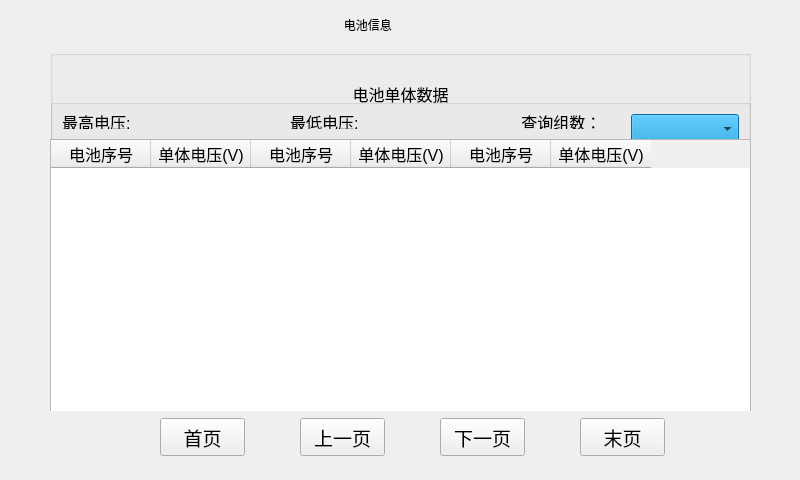
<?xml version="1.0" encoding="UTF-8"?>
<ui version="4.0">
 <class>BatteryForm</class>
 <widget class="QWidget" name="BatteryForm">
  <property name="geometry">
   <rect>
    <x>0</x>
    <y>0</y>
    <width>800</width>
    <height>480</height>
   </rect>
  </property>
  <property name="windowTitle">
   <string>Form</string>
  </property>
  <property name="styleSheet">
   <string notr="true">QComboBox { min-height: 25px; min-width: 40px; }
QComboBox QAbstractItemView::item { min-height: 40px; min-width: 60px; }
</string>
  </property>
  <widget class="QWidget" name="widget" native="true">
   <property name="geometry">
    <rect>
     <x>0</x>
     <y>0</y>
     <width>800</width>
     <height>480</height>
    </rect>
   </property>
   <property name="styleSheet">
    <string notr="true"/>
   </property>
   <widget class="QGroupBox" name="groupBox">
    <property name="geometry">
     <rect>
      <x>50</x>
      <y>50</y>
      <width>701</width>
      <height>361</height>
     </rect>
    </property>
    <property name="styleSheet">
     <string notr="true">QComboBox{
  min-height: 28px; min-width: 40px;
/*  background-color: rgb(0, 170,0);*/
  background-color: rgb(12, 148, 214);

}

QComboBox QAbstractItemView::item {
  min-height: 35px; min-width: 60px;
 /* background-color: rgb(0, 170,0);
  background-color: rgb(75, 190, 155);*/

}</string>
    </property>
    <property name="title">
     <string/>
    </property>
    <property name="alignment">
     <set>Qt::AlignCenter</set>
    </property>
    <widget class="QGroupBox" name="groupBox_2">
     <property name="geometry">
      <rect>
       <x>0</x>
       <y>30</y>
       <width>701</width>
       <height>61</height>
      </rect>
     </property>
     <property name="font">
      <font>
       <pointsize>12</pointsize>
      </font>
     </property>
     <property name="title">
      <string>电池单体数据</string>
     </property>
     <property name="alignment">
      <set>Qt::AlignCenter</set>
     </property>
     <layout class="QGridLayout" name="gridLayout">
      <item row="0" column="2">
       <widget class="QLabel" name="label_16">
        <property name="font">
         <font>
          <pointsize>12</pointsize>
         </font>
        </property>
        <property name="text">
         <string>最低电压:</string>
        </property>
        <property name="alignment">
         <set>Qt::AlignLeading|Qt::AlignLeft|Qt::AlignVCenter</set>
        </property>
       </widget>
      </item>
      <item row="0" column="4">
       <widget class="QLabel" name="label_18">
        <property name="font">
         <font>
          <pointsize>12</pointsize>
         </font>
        </property>
        <property name="text">
         <string> 查询组数：</string>
        </property>
        <property name="alignment">
         <set>Qt::AlignLeading|Qt::AlignLeft|Qt::AlignVCenter</set>
        </property>
       </widget>
      </item>
      <item row="0" column="0">
       <widget class="QLabel" name="label_15">
        <property name="font">
         <font>
          <pointsize>12</pointsize>
         </font>
        </property>
        <property name="text">
         <string>最高电压:</string>
        </property>
        <property name="alignment">
         <set>Qt::AlignLeading|Qt::AlignLeft|Qt::AlignVCenter</set>
        </property>
       </widget>
      </item>
      <item row="0" column="5">
       <widget class="QComboBox" name="betterypack_choice">
        <property name="focusPolicy">
         <enum>Qt::NoFocus</enum>
        </property>
        <property name="styleSheet">
         <string notr="true"/>
        </property>
       </widget>
      </item>
      <item row="0" column="1">
       <widget class="QLabel" name="lineEdit_H_Voltager">
        <property name="font">
         <font>
          <family>Mallige</family>
         </font>
        </property>
        <property name="text">
         <string/>
        </property>
       </widget>
      </item>
      <item row="0" column="3">
       <widget class="QLabel" name="lineEdit_L_Voltager">
        <property name="text">
         <string/>
        </property>
       </widget>
      </item>
     </layout>
    </widget>
    <widget class="QTableWidget" name="tableWidget">
     <property name="geometry">
      <rect>
       <x>0</x>
       <y>89</y>
       <width>701</width>
       <height>281</height>
      </rect>
     </property>
     <property name="font">
      <font>
       <family>WenQuanYi Micro Hei</family>
       <pointsize>12</pointsize>
      </font>
     </property>
     <property name="cursor" stdset="0">
      <cursorShape>ArrowCursor</cursorShape>
     </property>
     <property name="focusPolicy">
      <enum>Qt::NoFocus</enum>
     </property>
     <property name="contextMenuPolicy">
      <enum>Qt::ActionsContextMenu</enum>
     </property>
     <property name="layoutDirection">
      <enum>Qt::LeftToRight</enum>
     </property>
     <property name="styleSheet">
      <string notr="true"/>
     </property>
     <property name="verticalScrollBarPolicy">
      <enum>Qt::ScrollBarAlwaysOff</enum>
     </property>
     <property name="horizontalScrollBarPolicy">
      <enum>Qt::ScrollBarAlwaysOff</enum>
     </property>
     <property name="dragEnabled">
      <bool>false</bool>
     </property>
     <property name="textElideMode">
      <enum>Qt::ElideMiddle</enum>
     </property>
     <property name="verticalScrollMode">
      <enum>QAbstractItemView::ScrollPerItem</enum>
     </property>
     <column>
      <property name="text">
       <string>电池序号</string>
      </property>
      <property name="font">
       <font>
        <pointsize>12</pointsize>
       </font>
      </property>
     </column>
     <column>
      <property name="text">
       <string>单体电压(V)</string>
      </property>
      <property name="font">
       <font>
        <pointsize>12</pointsize>
       </font>
      </property>
     </column>
     <column>
      <property name="text">
       <string>电池序号</string>
      </property>
      <property name="font">
       <font>
        <pointsize>12</pointsize>
       </font>
      </property>
     </column>
     <column>
      <property name="text">
       <string>单体电压(V)</string>
      </property>
      <property name="font">
       <font>
        <pointsize>12</pointsize>
       </font>
      </property>
     </column>
     <column>
      <property name="text">
       <string>电池序号</string>
      </property>
      <property name="font">
       <font>
        <pointsize>12</pointsize>
       </font>
      </property>
     </column>
     <column>
      <property name="text">
       <string>单体电压(V)</string>
      </property>
      <property name="font">
       <font>
        <pointsize>12</pointsize>
       </font>
      </property>
     </column>
    </widget>
   </widget>
   <widget class="QLabel" name="label">
    <property name="geometry">
     <rect>
      <x>274</x>
      <y>0</y>
      <width>250</width>
      <height>50</height>
     </rect>
    </property>
    <property name="text">
     <string>                     电池信息</string>
    </property>
   </widget>
   <widget class="QPushButton" name="pushButton_homepage">
    <property name="geometry">
     <rect>
      <x>160</x>
      <y>418</y>
      <width>85</width>
      <height>38</height>
     </rect>
    </property>
    <property name="font">
     <font>
      <family>WenQuanYi Micro Hei</family>
      <pointsize>14</pointsize>
     </font>
    </property>
    <property name="styleSheet">
     <string notr="true"/>
    </property>
    <property name="text">
     <string>首页</string>
    </property>
   </widget>
   <widget class="QPushButton" name="pushButton_uppage">
    <property name="geometry">
     <rect>
      <x>300</x>
      <y>418</y>
      <width>85</width>
      <height>38</height>
     </rect>
    </property>
    <property name="font">
     <font>
      <family>WenQuanYi Micro Hei</family>
      <pointsize>14</pointsize>
     </font>
    </property>
    <property name="styleSheet">
     <string notr="true"/>
    </property>
    <property name="text">
     <string>上一页</string>
    </property>
   </widget>
   <widget class="QPushButton" name="pushButton_nextpage">
    <property name="geometry">
     <rect>
      <x>440</x>
      <y>418</y>
      <width>85</width>
      <height>38</height>
     </rect>
    </property>
    <property name="font">
     <font>
      <family>WenQuanYi Micro Hei</family>
      <pointsize>14</pointsize>
     </font>
    </property>
    <property name="styleSheet">
     <string notr="true"/>
    </property>
    <property name="text">
     <string>下一页</string>
    </property>
   </widget>
   <widget class="QPushButton" name="pushButton_endpage">
    <property name="geometry">
     <rect>
      <x>580</x>
      <y>418</y>
      <width>85</width>
      <height>38</height>
     </rect>
    </property>
    <property name="font">
     <font>
      <family>WenQuanYi Micro Hei</family>
      <pointsize>14</pointsize>
     </font>
    </property>
    <property name="styleSheet">
     <string notr="true"/>
    </property>
    <property name="text">
     <string>末页</string>
    </property>
   </widget>
  </widget>
 </widget>
 <resources/>
 <connections/>
</ui>
